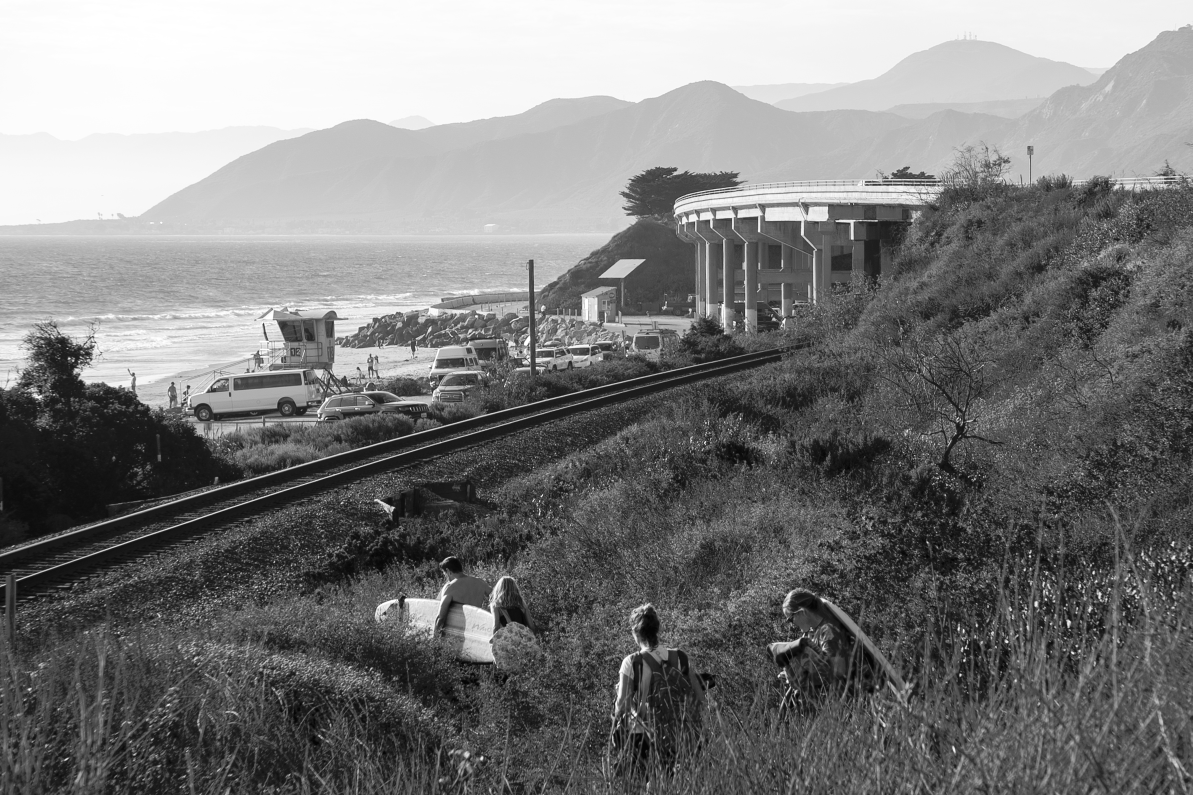
#> input picture garage/prints/masters/Test.jpg, 2385 x 1590 px (shown at 1/2 size); its folder holds only this picture in this run
$ python derive_prints.py masters/Test.jpg
#> lines starting #> are read from the running program, lines starting #| are printed output that depends on the picture
"""Josh Ball Art — print derivation pipeline (masters -> print-ready files).

The master on disk is never touched: full-res, native ratio, untouched.
Per-size aspect-ratio handling is sourced from
`garage/research/joshballart-phase0-print-partner-2026-07-21.md`: "8x10
(4:5) vs 11x14 vs 16x20 (4:5) crop differently — file prep must derive
per-size crops, not one master crop." Each size center-crops the image to
match ITS OWN exact aspect ratio, then scales uniformly to fill the
printable area — the crop only ever trims a thin strip off one pair of
opposite edges; the scale step never stretches/warps, since the crop
already matches the target ratio before scaling. Sheets auto-rotate to
match image orientation (a landscape image gets a 20x16 sheet, not 16x20).

Borders are exact, not "at least," and sized for how these prints actually
get displayed: a standard off-the-shelf frame+mat combo (11x14 matted to
7.5x9.5 for an 8x10; 16x20 matted to 10.5x13.5 for an 11x14; 20x24 matted
to 15.5x19.5 for a 16x20 — verified real pre-cut mat dimensions, a flat
~0.25in overlap per side regardless of frame size). Border widths are kept
modest so only a slim, consistent sliver of white peeks out from under
that mat rather than a wide gap — see
garage/research/print-border-mat-compatibility-2026-07-25.md for the full
math. 8x10 is uniform on all 4 sides; 11x14/16x20 keep a light
"bottom-weighted" mat touch (+0.125in on the bottom only) — see SHEETS.

Resolution honesty: the image's EFFECTIVE DPI (cropped source pixels /
printed inches, per size) is measured and flagged: >=300 excellent ·
>=200 acceptable (FinerWorks floor) · <200 FAIL. Never upscaled, ever —
only downsampling is allowed, since downsampling discards excess real
pixels while upscaling would invent detail the sensor never captured.
>=300: the crop is downsampled to the standard 300 DPI shipping grid.
200-299: the crop ships at its own native, un-resized pixel size, and
the whole sheet (border math included) is built at that true DPI
instead of a hardcoded 300, so physical sheet inches stay exact and the
file's own DPI tag is honest for that specific file. <200: still
written (for visual inspection) but as `{size}_DO-NOT-SELL.jpg`, never
passed off as a sellable file under the plain `{size}.jpg` name.

Output per master: ready/{name}/{size}.jpg (sRGB JPEG q95, DPI tag =
300 when excellent, true native eff_dpi when acceptable; FAIL sizes go
to {size}_DO-NOT-SELL.jpg instead) + proofs/{name}-proof.jpg contact
sheet + a printed DPI/crop report.

Two-stage master storage: candidates/ holds a master as soon as it clears
this pipeline, before any physical print has been ordered and approved by
the artist; masters/ is promotion-only — move a file there by hand once a
real print is in hand and confirmed good. Both folders are scanned when no
file args are given.

Usage:
  .venv/Scripts/python.exe garage/prints/derive_prints.py            # all candidates + masters
  .venv/Scripts/python.exe garage/prints/derive_prints.py <file>...  # specific
"""

from __future__ import annotations

import sys
from pathlib import Path

from PIL import Image, ImageDraw

ROOT = Path(__file__).parent
CANDIDATES, MASTERS, READY, PROOFS = (
    ROOT / "candidates", ROOT / "masters", ROOT / "ready", ROOT / "proofs")
DPI = 300
# (name, short side, long side, border on left/right/top, border on bottom) in inches
SHEETS = [
    ("8x10", 8, 10, 0.3, 0.3),
    ("11x14", 11, 14, 0.5, 0.625),
    ("16x20", 16, 20, 1.0, 1.125),
]


def derive(master_path: Path) -> list[str]:
    img = Image.open(master_path)
#> img is the input picture: PIL image 2385x1590 RGB; min 3, max 255, mean 122.7
    img = img.convert("RGB")  # print files ship flattened sRGB
    iw, ih = img.size
#> iw = 2385; ih = 1590
    image_ratio = iw / ih
#> image_ratio = 1.5
    landscape = iw >= ih
#> landscape = True
    out_dir = READY / master_path.stem
    out_dir.mkdir(parents=True, exist_ok=True)
    report, sheet_files = [], []

    for name, s_short, s_long, border_lrt, border_bottom in SHEETS:
        sw_in, sh_in = (s_long, s_short) if landscape else (s_short, s_long)
        content_w = sw_in - 2 * border_lrt
        content_h = sh_in - border_lrt - border_bottom
        target_ratio = content_w / content_h

        # crop to the target ratio first (never stretch), then scale uniformly
        if image_ratio > target_ratio:
            crop_w, crop_h = round(ih * target_ratio), ih
        else:
            crop_w, crop_h = iw, round(iw / target_ratio)
        left, top = (iw - crop_w) // 2, (ih - crop_h) // 2
        cropped = img.crop((left, top, left + crop_w, top + crop_h))

        eff_dpi = crop_w / content_w  # = crop_h / content_h, by construction
        verdict = ("excellent" if eff_dpi >= 300 else
                   "acceptable" if eff_dpi >= 200 else "FAIL — too small")

        # Never upscale past native resolution — only downsampling is
        # allowed. >=300: safe to downsample the crop's real pixels down
        # to the 300 DPI shipping standard (discards excess detail,
        # invents nothing). <300: ship the crop at its own native pixel
        # size — the whole sheet is built at that true DPI instead of a
        # hardcoded 300, so the file's DPI tag stays honest and sheet
        # inches stay exact.
        if eff_dpi >= 300:
            sheet_dpi = DPI
            placed = cropped.resize((round(content_w * sheet_dpi), round(content_h * sheet_dpi)), Image.LANCZOS)
        else:
            sheet_dpi = eff_dpi
            placed = cropped

        sheet = Image.new("RGB", (round(sw_in * sheet_dpi), round(sh_in * sheet_dpi)), "white")
        sheet.paste(placed, (round(border_lrt * sheet_dpi), round(border_lrt * sheet_dpi)))
        sheet_files.append((name, sheet, verdict))

        fail_note = ""
        if verdict.startswith("FAIL"):
            out = out_dir / f"{name}_DO-NOT-SELL.jpg"
            fail_note = "  [DO-NOT-SELL — below FinerWorks' 200 DPI floor]"
        else:
            out = out_dir / f"{name}.jpg"
        sheet.save(out, "JPEG", quality=95, dpi=(round(sheet_dpi), round(sheet_dpi)))

        crop_note = ""
        if crop_w < iw:
            crop_note = f"  (cropped {(iw - crop_w) / iw * 100:.1f}% off left+right)"
        elif crop_h < ih:
            crop_note = f"  (cropped {(ih - crop_h) / ih * 100:.1f}% off top+bottom)"
        report.append(f"  {name:6} sheet {sw_in}x{sh_in}\"  border {border_lrt}\"/{border_bottom}\"b"
                      f"  image {content_w:.1f}x{content_h:.1f}\"  effective {eff_dpi:.0f} DPI"
                      f"  -> {verdict}{crop_note}{fail_note}")
#> this loop made 3 passes
#> pass 1, in derive, `sheet.save(out, "JPEG", quality=95, dpi=(round(sheet_dpi), round(sheet..`:
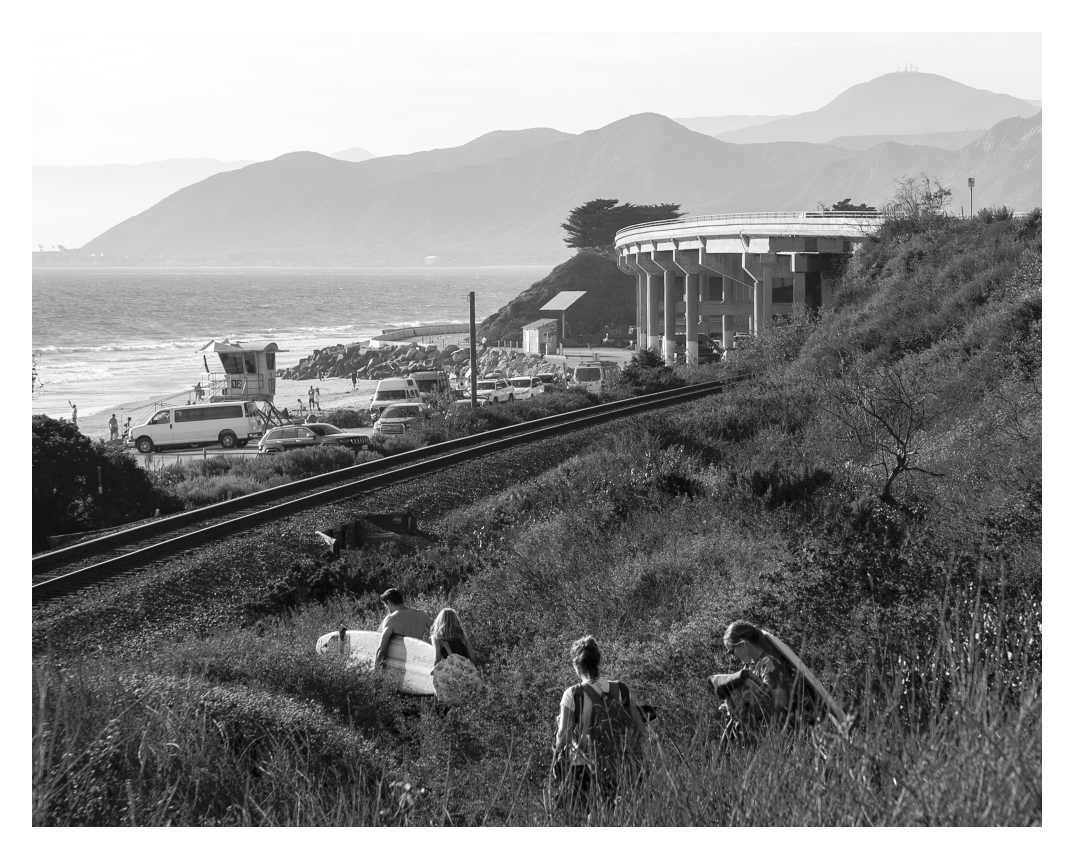
#> saved as 8x10.jpg: PIL image 2149x1719 RGB (shown at 1/2 size); min 3, max 255, mean 140.6
#> after the loop:
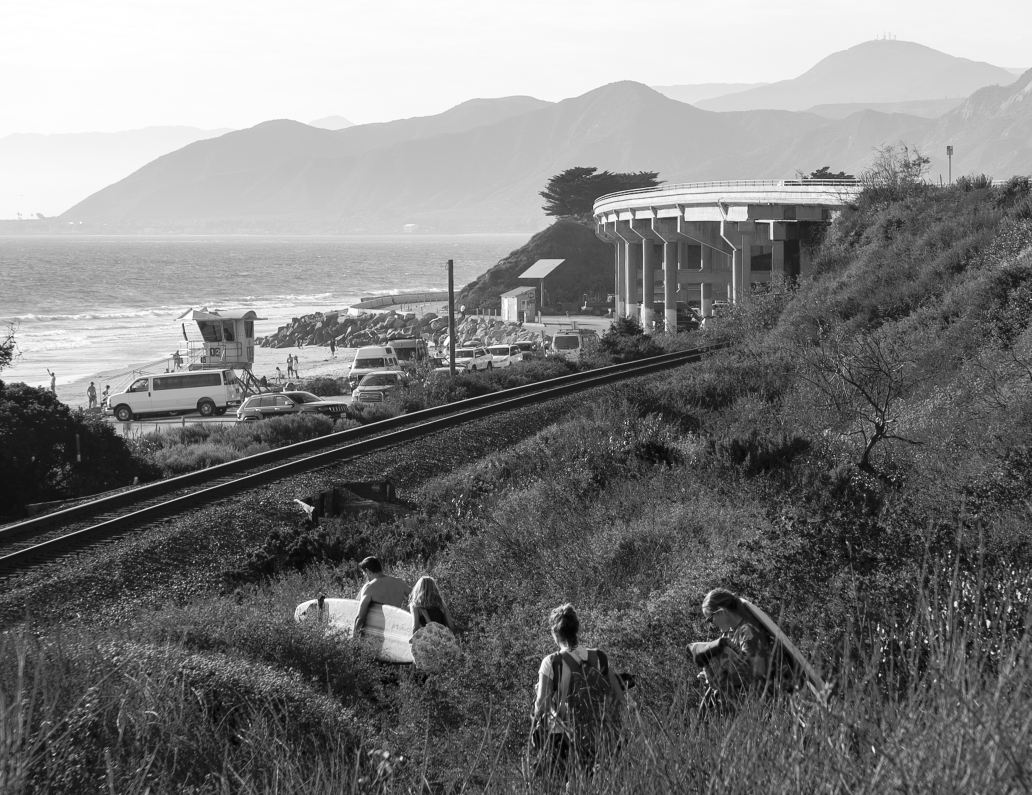
#> placed: PIL image 2063x1590 RGB (shown at 1/2 size); min 3, max 255, mean 123.3
#> after the loop:
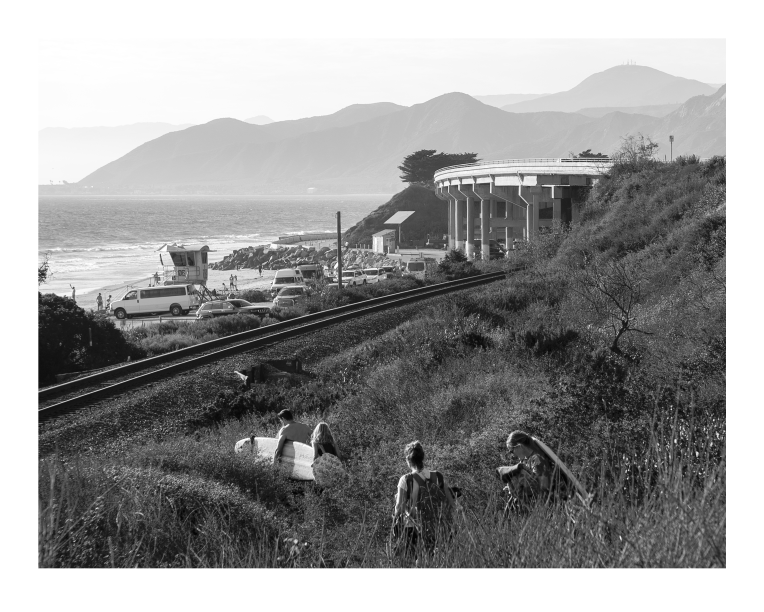
#> sheet: PIL image 2292x1834 RGB (shown at 1/3 size); min 3, max 255, mean 152.2
#> after the loop, report = 3 items; sheet_files = 3 items

    # proof contact sheet: the three layouts side by side, scaled down
    PROOFS.mkdir(exist_ok=True)
    thumb_h = 700
    thumbs = []
    for name, sheet, verdict in sheet_files:
        t = sheet.copy()
        t.thumbnail((thumb_h * 2, thumb_h), Image.LANCZOS)
        thumbs.append((name, t, verdict))
#> this loop made 3 passes
#> (name, verdict) on passes 1 to 3: ('8x10', 'acceptable'), ('11x14', 'FAIL — too small'), ('16x20', 'FAIL — too small')
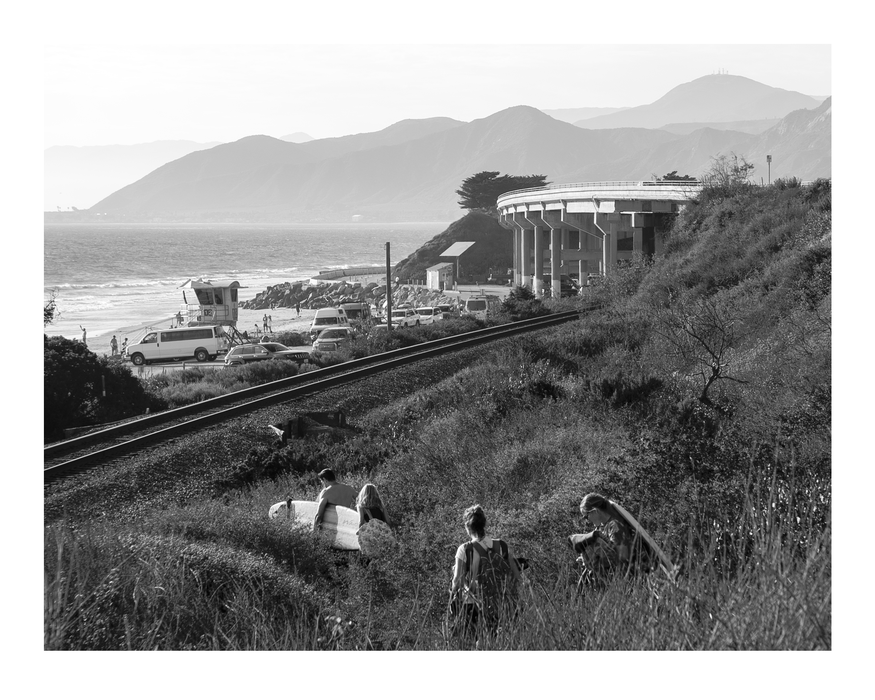
#> t: PIL image 875x700 RGB; min 0, max 255, mean 152.2
#> after the loop, thumbs = 3 items
    total_w = sum(t.width for _, t, _ in thumbs) + 40 * (len(thumbs) + 1)
#> total_w = 2801
    proof = Image.new("RGB", (total_w, thumb_h + 110), (34, 36, 40))
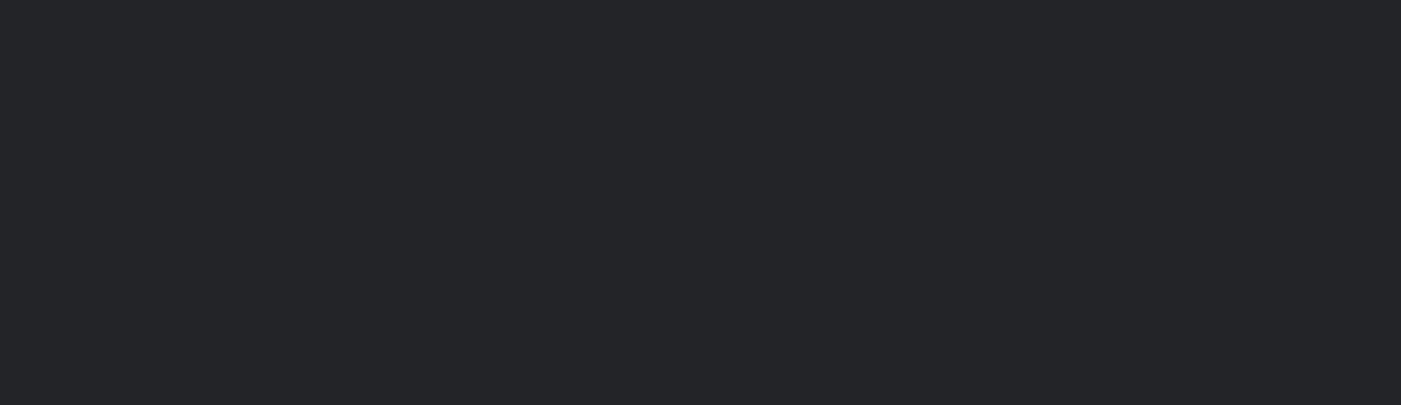
#> proof: PIL image 2801x810 RGB (shown at 1/2 size); mean R, G, B 34, 36, 40
    d = ImageDraw.Draw(proof)
    x = 40
    for name, t, verdict in thumbs:
        proof.paste(t, (x, 40))
        color = (120, 220, 150) if "FAIL" not in verdict else (240, 120, 110)
        d.text((x, thumb_h + 55), f"{name}  ·  {verdict}", fill=color)
        x += t.width + 40
#> this loop made 3 passes
#> (name, verdict, color, x) on passes 1 to 3: ('8x10', 'acceptable', (120, 220, 150), 955), ('11x14', 'FAIL — too small', (240, 120, 110), 1886), ('16x20', 'FAIL — too small', (240, 120, 110), 2801)
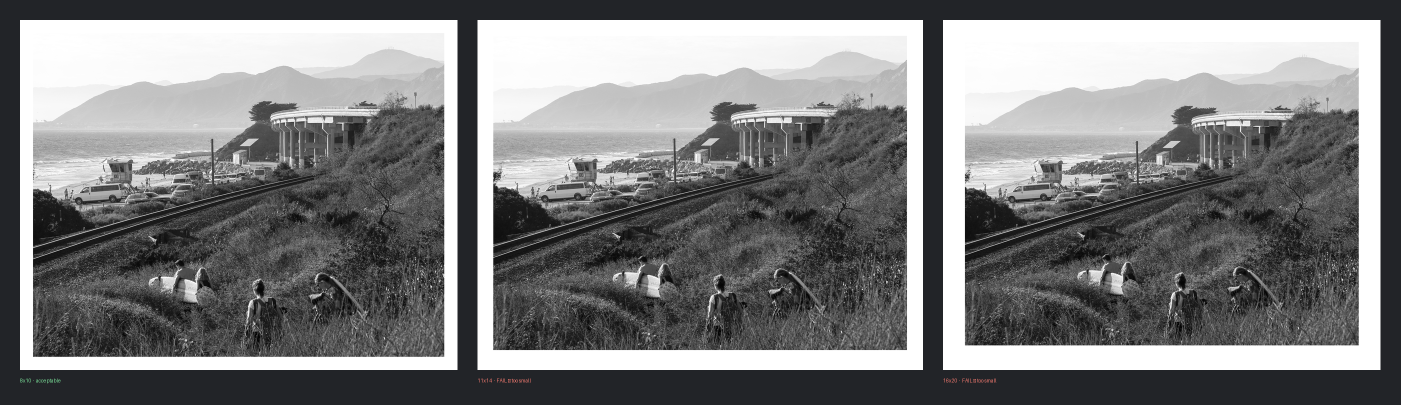
#> proof: PIL image 2801x810 RGB (shown at 1/2 size); mean R, G, B 125.3, 125.6, 126.4
#> after the loop, x = 2801
    proof_path = PROOFS / f"{master_path.stem}-proof.jpg"
    proof.save(proof_path, "JPEG", quality=90)
    report.append(f"  proof: {proof_path}")
    return report


def main(args: list[str]) -> None:
    CANDIDATES.mkdir(parents=True, exist_ok=True)
    MASTERS.mkdir(parents=True, exist_ok=True)
    exts = (".tif", ".tiff", ".jpg", ".jpeg", ".png")
    targets = ([Path(a) for a in args] if args else
               sorted(p for folder in (CANDIDATES, MASTERS) for p in folder.iterdir()
                      if p.suffix.lower() in exts))
    if not targets:
        print(f"No masters found in {CANDIDATES} or {MASTERS} — drop a "
              f"flattened full-res export in candidates/ first.")
        return
    for m in targets:
        print(f"\n{m.name}  ({Image.open(m).size[0]}x{Image.open(m).size[1]} px)")
        for line in derive(m):
            print(line)


if __name__ == "__main__":
    main(sys.argv[1:])
